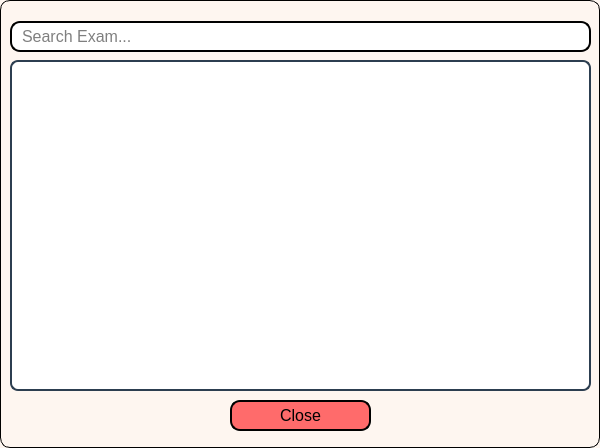
<?xml version="1.0" encoding="UTF-8"?>
<ui version="4.0">
 <class>TeacherExamManagement</class>
 <widget class="QDialog" name="TeacherExamManagement">
  <property name="geometry">
   <rect>
    <x>0</x>
    <y>0</y>
    <width>600</width>
    <height>448</height>
   </rect>
  </property>
  <property name="windowTitle">
   <string>Assigned Exams</string>
  </property>
  <property name="styleSheet">
   <string notr="true">QDialog#TeacherExamManagement {
        background-color: #fef6f0   ;
        border: 1px solid black;
        border-radius: 10%;
}</string>
  </property>
  <widget class="QLineEdit" name="searchBar">
   <property name="geometry">
    <rect>
     <x>10</x>
     <y>21</y>
     <width>581</width>
     <height>31</height>
    </rect>
   </property>
   <property name="styleSheet">
    <string notr="true">QLineEdit#searchBar {
    color: black;;
    border: 1.5px solid black;;
    border-radius: 10px;
        font-size: 16px;
        padding: 0px 8px 0px 8px;
}
</string>
   </property>
   <property name="placeholderText">
    <string>Search Exam...</string>
   </property>
  </widget>
  <widget class="QTableView" name="examTable">
   <property name="geometry">
    <rect>
     <x>10</x>
     <y>60</y>
     <width>581</width>
     <height>331</height>
    </rect>
   </property>
   <property name="styleSheet">
    <string notr="true">QTableView#examTable {
    border: 1.5px solid #2c3e50;
    border-radius: 8px;
    background-color: #ffffff;
    font-family: 'Segoe UI', sans-serif;
    font-size: 11pt;
    color: #2c3e50;
    gridline-color: #ecf0f1;
    alternate-background-color: #f7f9fa;
    selection-background-color: #d6eaf8;
    selection-color: #1a252f;
}

QHeaderView::section {
    background-color: #2c3e50;
    color: white;
    font-weight: bold;
    font-size: 11pt;
    padding: 6px;
    border: none;
    font-family: 'Segoe UI', sans-serif;
}

QTableView QTableCornerButton::section {
    background-color: #2c3e50;
    border: none;
}

QTableView::item {
    padding: 8px 10px;
    font-size: 9pt;
}

QTableView::item:selected {
    background-color: #d6eaf8;
    color: #1a252f;
}
</string>
   </property>
  </widget>
  <widget class="QPushButton" name="closeButton">
   <property name="geometry">
    <rect>
     <x>230</x>
     <y>400</y>
     <width>141</width>
     <height>31</height>
    </rect>
   </property>
   <property name="styleSheet">
    <string notr="true">QPushButton#closeButton {
    background-color: #ff6b6b;
    border: 1.5px solid black;
    border-radius: 10px;
    padding: 6px;
    font-size: 16px;
}

/* Hover effect */
QPushButton#closeButton:hover {
    background-color: #ee5253;
}

</string>
   </property>
   <property name="text">
    <string>Close</string>
   </property>
  </widget>
 </widget>
 <resources/>
 <connections/>
</ui>
